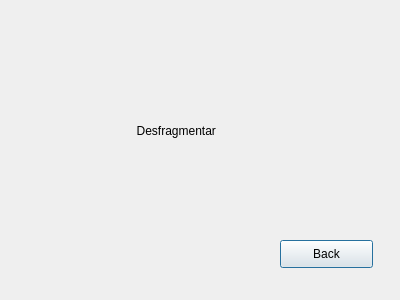
<?xml version="1.0" encoding="UTF-8"?>
<ui version="4.0">
 <class>Desfrag</class>
 <widget class="QDialog" name="Desfrag">
  <property name="geometry">
   <rect>
    <x>0</x>
    <y>0</y>
    <width>400</width>
    <height>300</height>
   </rect>
  </property>
  <property name="windowTitle">
   <string>Dialog</string>
  </property>
  <widget class="QLabel" name="label">
   <property name="geometry">
    <rect>
     <x>120</x>
     <y>80</y>
     <width>131</width>
     <height>101</height>
    </rect>
   </property>
   <property name="text">
    <string>     Desfragmentar</string>
   </property>
  </widget>
  <widget class="QPushButton" name="pushBack">
   <property name="geometry">
    <rect>
     <x>280</x>
     <y>240</y>
     <width>93</width>
     <height>28</height>
    </rect>
   </property>
   <property name="text">
    <string>Back</string>
   </property>
  </widget>
 </widget>
 <resources/>
 <connections/>
</ui>
